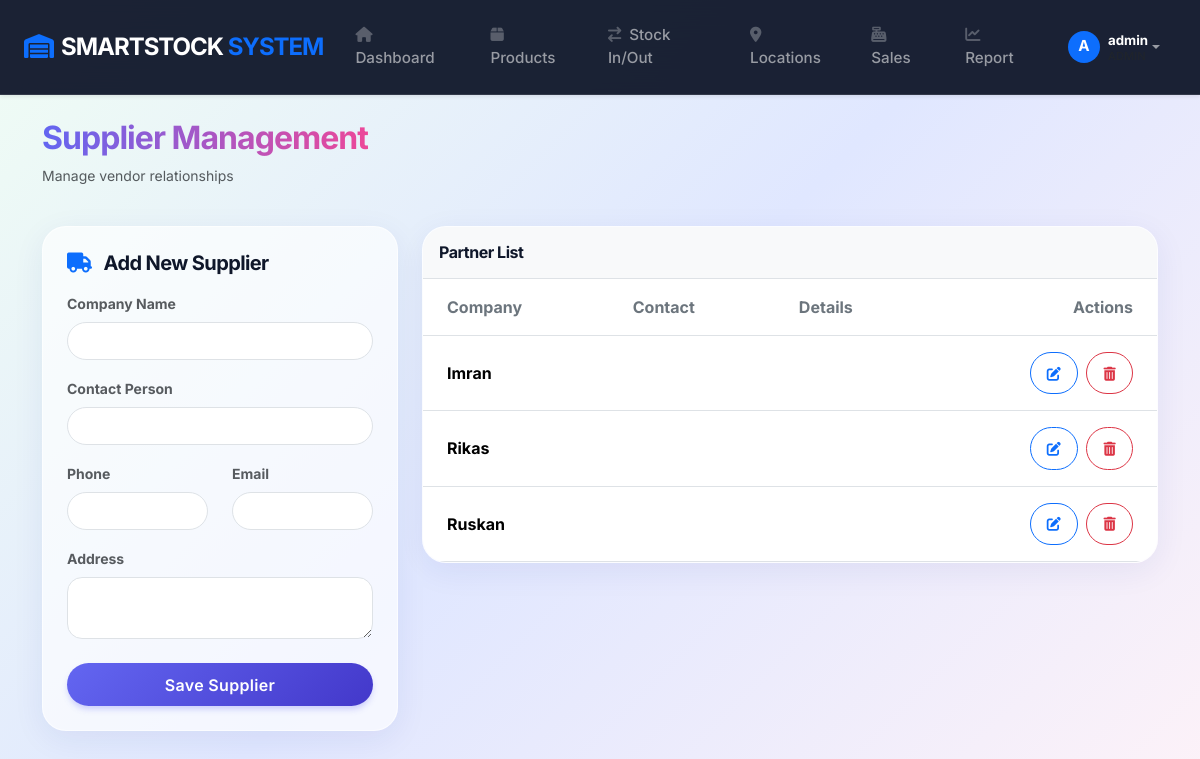
Page /suppliers.php (signed in) on the committed database.
### tables this page shows
CREATE TABLE `suppliers` (
  `id` int(11) NOT NULL,
  `name` varchar(100) NOT NULL,
  `contact_person` varchar(100) DEFAULT NULL,
  `phone` varchar(20) DEFAULT NULL,
  `email` varchar(100) DEFAULT NULL,
  `address` text DEFAULT NULL,
  `created_at` timestamp NOT NULL DEFAULT current_timestamp()
);

### suppliers.php (the view, shortened to what this page needs)
<?php
$pdo = db();
$editMode = false;
$editData = null;
$suppliers = $pdo->query("SELECT * FROM suppliers ORDER BY name ASC")->fetchAll();
require_once 'header.php';
?>
<div class="container animate-fade-in pt-4">
    <div class="d-flex justify-content-between align-items-center mb-4">
        <div>
            <h2 class="fw-bold text-gradient">Supplier Management</h2>
            <p class="text-muted small">Manage vendor relationships</p>
        </div>
    </div>
    <div class="row g-4">
        <div class="col-md-4">
            <div class="glass-card p-4 sticky-top" style="top: 20px;">
                <h5 class="fw-bold mb-3"><i class="fas fa-truck me-2 text-primary"></i> <?= $editMode ? 'Edit Supplier' : 'Add New Supplier' ?></h5>
                <form method="POST" action="suppliers.php">
                    <div class="mb-3">
                        <label class="form-label small fw-bold text-muted">Company Name</label>
                        <input type="text" name="name" class="form-control rounded-pill" required value="<?= $editData['name'] ?? '' ?>">
                    </div>
                    <div class="mb-3">
                        <label class="form-label small fw-bold text-muted">Contact Person</label>
                        <input type="text" name="contact" class="form-control rounded-pill" value="<?= $editData['contact_person'] ?? '' ?>">
                    </div>
                    <div class="row">
                        <div class="col-6 mb-3">
                             <label class="form-label small fw-bold text-muted">Phone</label>
                             <input type="text" name="phone" class="form-control rounded-pill" value="<?= $editData['phone'] ?? '' ?>">
                        </div>
                        <div class="col-6 mb-3">
                             <label class="form-label small fw-bold text-muted">Email</label>
                             <input type="email" name="email" class="form-control rounded-pill" value="<?= $editData['email'] ?? '' ?>">
                        </div>
                    </div>
                    <div class="mb-4">
                        <label class="form-label small fw-bold text-muted">Address</label>
                        <textarea name="address" class="form-control" rows="2" style="border-radius: 15px;"><?= $editData['address'] ?? '' ?></textarea>
                    </div>
                    <button type="submit" class="btn btn-primary w-100 rounded-pill"><?= $editMode ? 'Update Supplier' : 'Save Supplier' ?></button>
                </form>
            </div>
        </div>
        <div class="col-md-8">
            <div class="glass-card p-0 overflow-hidden">
                <div class="p-3 bg-light border-bottom">
                    <h6 class="fw-bold mb-0">Partner List</h6>
                </div>
                <div class="table-responsive">
                    <table class="table table-hover mb-0 align-middle">
                        <thead class="bg-light">
                            <tr>
                                <th class="px-4 py-3 text-secondary">Company</th>
                                <th class="px-4 py-3 text-secondary">Contact</th>
                                <th class="px-4 py-3 text-secondary">Details</th>
                                <th class="px-4 py-3 text-secondary text-end">Actions</th>
                            </tr>
                        </thead>
                        <tbody>
                            <?php if(empty($suppliers)): ?>
                                <tr><td colspan="4" class="text-center py-4 text-muted">No suppliers found.</td></tr>
                            <?php else: ?>
                                <?php foreach ($suppliers as $s): ?>
                                    <tr>
                                        <td class="px-4 py-3">
                                            <div class="fw-bold"><?= htmlspecialchars($s['name']) ?></div>
                                        </td>
                                        <td class="px-4 py-3">
                                        </td>
                                        <td class="px-4 py-3 small">
                                        </td>
                                        <td class="px-4 py-3 text-end">
                                            <a href="?edit=<?= $s['id'] ?>" class="btn btn-sm btn-outline-primary rounded-pill px-3 me-1">
                                                <i class="fas fa-edit"></i>
                                            </a>
                                            <a href="?delete=<?= $s['id'] ?>" class="btn btn-sm btn-outline-danger rounded-pill px-3" onclick="return confirm('Delete this supplier?');">
                                                <i class="fas fa-trash-alt"></i>
                                            </a>
                                        </td>
                                    </tr>
                                <?php endforeach; ?>
                            <?php endif; ?>
                        </tbody>
                    </table>
                </div>
            </div>
        </div>
    </div>
</div>
<?php require_once 'footer.php'; ?>

### style.css (style rules this page uses)
:root { --primary: #6366f1; --primary-hover: #4f46e5; --secondary: #ec4899; --success: #10b981; --warning: #f59e0b; --danger: #ef4444; --dark: #0f172a; --bg-gradient: linear-gradient(135deg, #f0fdf4 0%, #e0e7ff 50%, #fdf2f8 100%); --glass-bg: rgba(255, 255, 255, 0.65); --glass-border: rgba(255, 255, 255, 0.6); --glass-shadow: 0 8px 32px 0 rgba(31, 38, 135, 0.07); --text-main: #1e293b; --text-muted: #64748b; --radius-lg: 24px; --radius-md: 16px; }
body { background: var(--bg-gradient); background-attachment: fixed; color: var(--text-main); font-family: 'Inter', sans-serif; -webkit-font-smoothing: antialiased; min-height: 100vh; }
.glass-card { background: var(--glass-bg); backdrop-filter: blur(16px); -webkit-backdrop-filter: blur(16px); border: 1px solid var(--glass-border); border-radius: var(--radius-lg); box-shadow: var(--glass-shadow); transition: all 0.4s cubic-bezier(0.4, 0, 0.2, 1); }
h1, h2, h3, h4, h5, h6 { font-weight: 800; letter-spacing: -0.03em; color: var(--dark); }
.text-gradient { background: linear-gradient(to right, var(--primary), var(--secondary)); -webkit-background-clip: text; background-clip: text; -webkit-text-fill-color: transparent; }
.btn { border-radius: 50px; padding: 0.6rem 1.5rem; font-weight: 600; letter-spacing: 0.02em; transition: all 0.3s ease; }
.btn-primary { background: linear-gradient(135deg, var(--primary) 0%, #4338ca 100%); border: none; box-shadow: 0 4px 6px -1px rgba(99, 102, 241, 0.3); }
.animate-fade-in { animation: fadeInUp 0.8s cubic-bezier(0.2, 0.8, 0.2, 1) forwards; }

### rows in the picture
suppliers: name "Imran"
suppliers: name "Rikas"
suppliers: name "Ruskan"

### other values in the picture
substr(currentUser(), 0, 1) "A"
currentUser() "admin"
